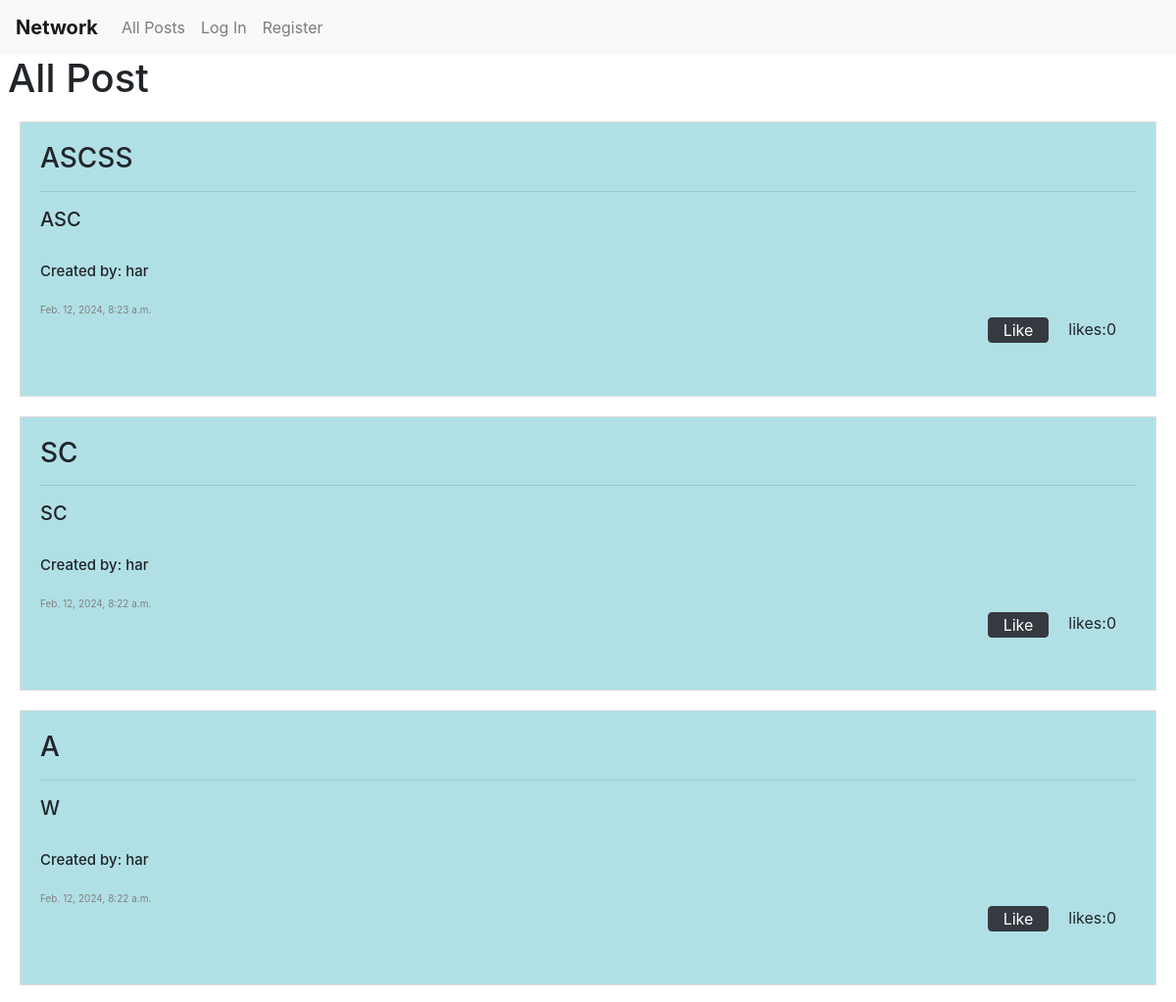
The page /allPosts (upper part) on the database as committed earlier.
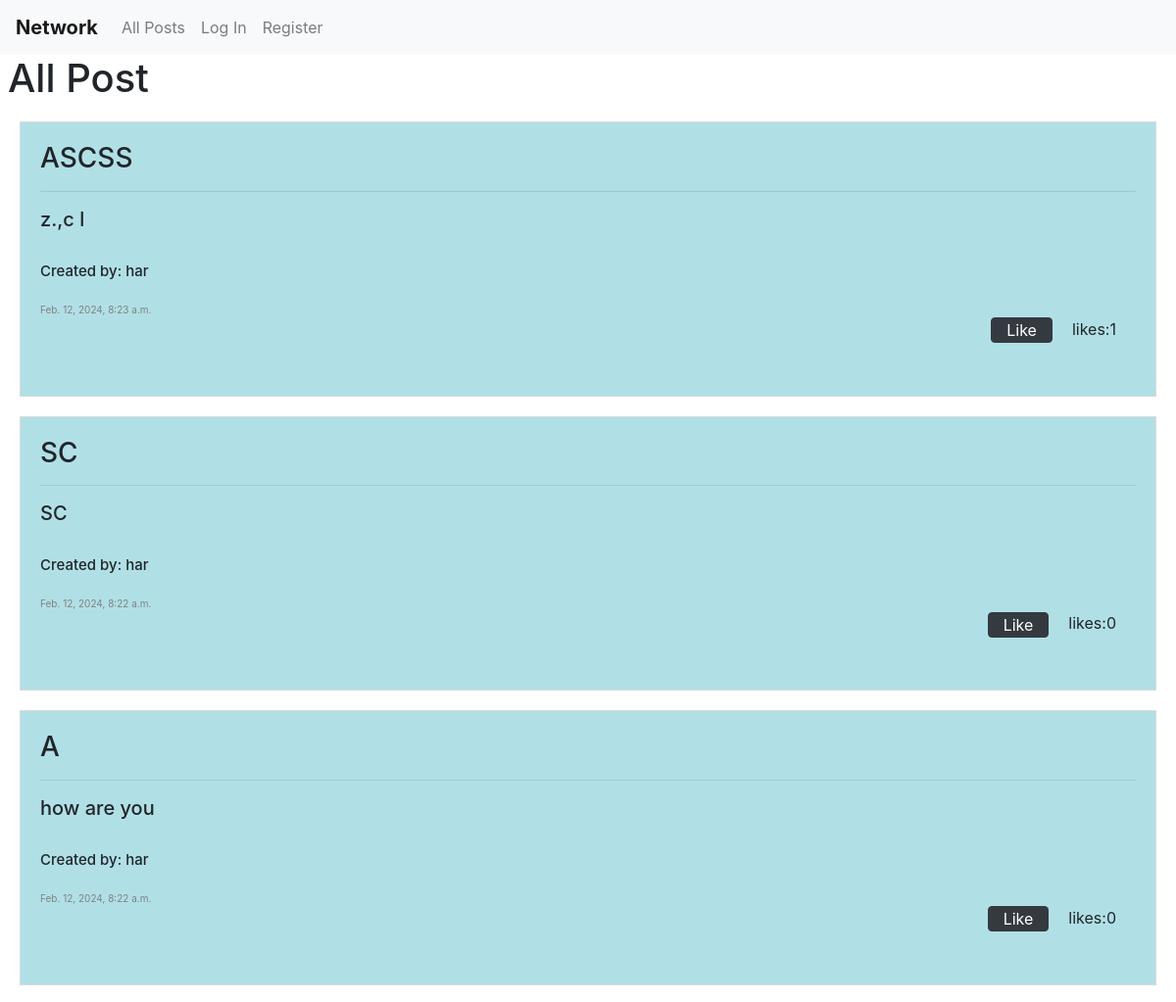
The same page on the database as committed later.
### network/models.py (models this page shows, shortened)
class Post(models.Model):
    title = models.CharField(max_length=64,default=None)
    text = models.TextField(default=None)
    likes = models.ManyToManyField('User', blank=True, related_name='likes')
    creation_date = models.DateTimeField(null=True, default=None)
    author = models.ForeignKey(User, on_delete=models.CASCADE, related_name="author", default=None)

class User(AbstractUser):
    def __str__(self):
        return self.username

### network/views.py (the view)
# urls.py: path("allPosts", views.allPosts, name="allPosts"),
def allPosts(request):
    posts_list = Post.objects.all().order_by('-creation_date')
    paginator = Paginator(posts_list, 10)
    page_number = request.GET.get('page')
    page_obj = paginator.get_page(page_number)
    return render(request, 'network/allposts.html', {
        'page_obj': page_obj,
        'user' : request.user
        })

### network/templates/network/allposts.html (shortened to what this page needs)
{% extends "network/layout.html" %} {% load static %} {% block new_post %}
<h1 class="ml-2">All Post</h1>
{% for post in page_obj %}
<div class="post" id="{{post.id}}">
  <div class="content">
    <h3>{{post.title}}</h3>
    <hr />
    <div id="text-before{{post.id}}">
      <h5>{{post.text}}</h5>
    </div>
    <br />
    <div class="get-user">
      <h5 style="font-size: 15px" onclick="get_profile('{{post.author.id}}')">
        Created by: {{post.author}}
      </h5>
    </div>
    <div class="date">
      <br />
      {{post.creation_date}}
    </div>
    <div class="right-bottom" style="height: 60px">
      <div class="likes">
        likes:
        <div class="like-count{{post.id}}" style="float: right">
          {{post.like_set.count}}
        </div>
      </div>
      <form
        class="like-form"
        id="{{post.id}}"
        method="post"
        action="{% url 'like' post_id=post.id %}"
        style="float: right"
      >
        {% csrf_token %} {% if user not in post.likes.all %}
        <button class="btn btn-dark like{{post.id}}" type="submit" value="Save">
          Like
        </button>
        {% endif %}
      </form>
    </div>
  </div>
</div>
{% endfor %}
{% endblock %}

Rows that differ between the two databases and show on the page:
changed Post "ASCSS": text "ASC" → "z.,c l"; like_set.count "0" → "1"
changed Post: text "W" → "how are you"
